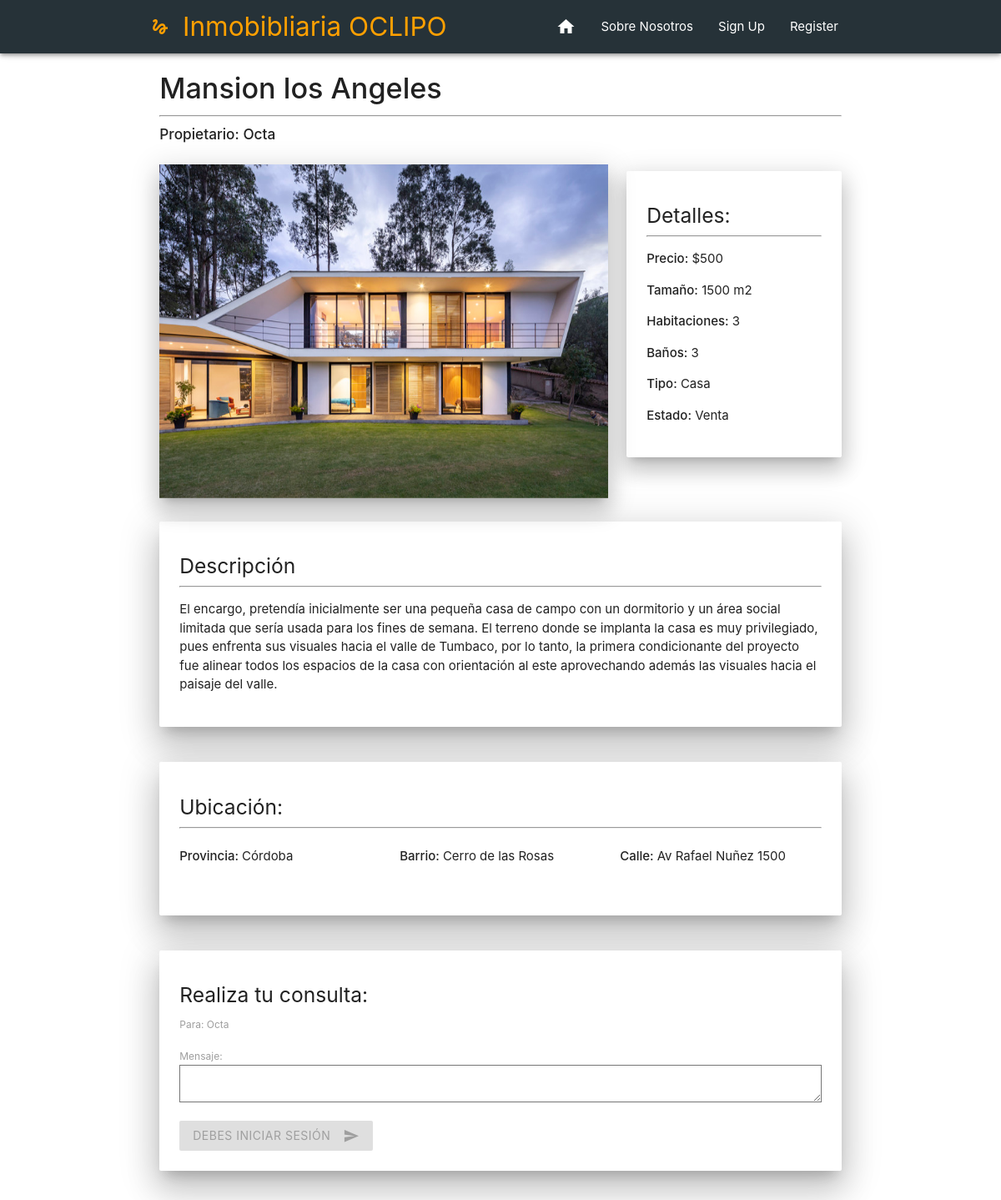
The app's page /propiedad/29, older data.
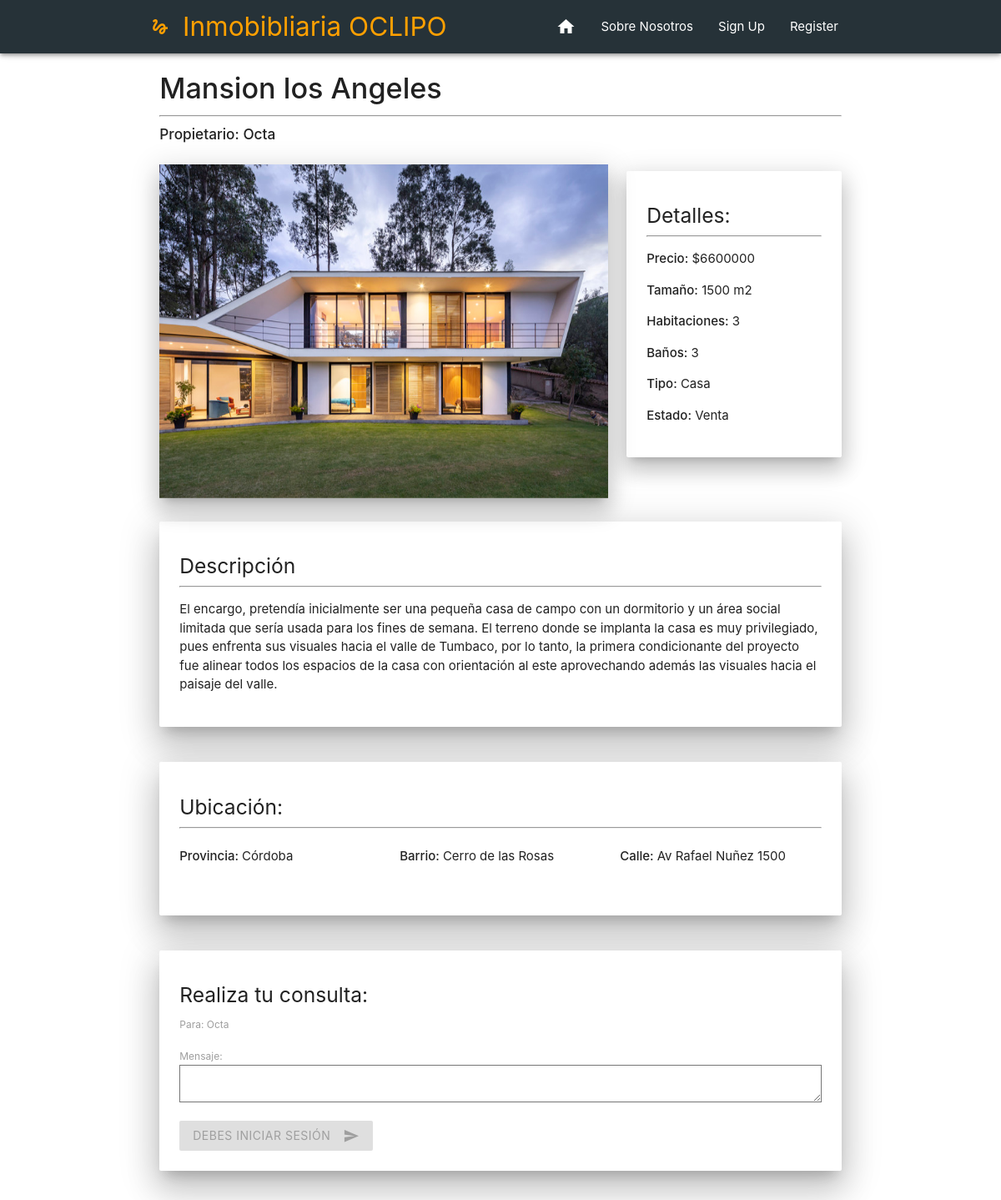
The same page, newer data.
### Inmobibliaria/models.py (models this page shows, shortened)
class Propiedad(models.Model):
    usuario = models.ForeignKey(User, on_delete=models.CASCADE, null=False)
    titulo = models.CharField(max_length=20)
    precio = models.IntegerField()
    ubicacion = models.ForeignKey('Ubicacion', on_delete=models.CASCADE, null=False)
    barrio = models.CharField(max_length=30)
    calle = models.CharField(max_length=30)
    numero = models.IntegerField()
    tipo = models.CharField(max_length=12,choices=TIPO_CHOICES)
    estado = models.CharField(max_length=8,choices=STATUS_CHOICES)
    habitaciones = models.IntegerField()
    baños = models.IntegerField()
    tamaño = models.IntegerField()
    descripcion = models.TextField(max_length=2000)
    fecha = models.DateTimeField(auto_now_add=True)

class Ubicacion(models.Model):
    provincia = models.CharField(max_length=30)

### Inmobibliaria/views.py (the view)
# urls.py: path("propiedad/<str:id>", views.propiedadview),
def propiedadview(request,id):
    propiedad = Propiedad.objects.get(id = id)
    imagenesLibro = Imagen.objects.filter(propiedad = propiedad)
    indiceEnCarusel = ["#one", "#two", "#three"] #El carusel necesita esos datos en el href para funcionar
    if request.method == 'POST':
        form = ComentarioModelForm(request.POST)
        current_user = get_object_or_404(User, pk = request.user.pk)
        if form.is_valid():
            created_comentario = form.save(commit=False)
            created_comentario.user = current_user
            created_comentario.propiedad = propiedad
            if created_comentario.user != created_comentario.propiedad.usuario:
                created_comentario.save()
                subject = "Has recibido una consulta de tu propiedad " + propiedad.titulo
                message = "De: " + created_comentario.user.username + "\nCorreo: "+ created_comentario.user.email + "\n" + created_comentario.mensaje
                email_from = settings.EMAIL_HOST_USER
                recipient_list = [propiedad.usuario.email]
                send_mail(subject, message, email_from, recipient_list)
                messages.success(request, f'Tu consulta ha sido enviada!')
                return redirect('/')
            else:
                messages.success(request, f'No puedes consultar una propiedad tuya')
    else:
        form = ComentarioModelForm()
    return render(request,"Inmobibliaria/propiedad.html",{"propiedad":propiedad, "imagenes": imagenesLibro,"indiceEnCarusel":indiceEnCarusel,"host": request.get_host(),"form":form})

### Inmobibliaria/forms.py
class ComentarioModelForm(forms.ModelForm):
	class Meta:
		model = Comentario
		fields = ['mensaje']

### Inmobibliaria/templatetags/index.py (called while the page is built)
@register.filter
def index(indexable, i):
    return indexable[i]

### Inmobibliaria/templates/Inmobibliaria/propiedad.html (shortened to what this page needs)
{% extends 'Inmobibliaria/base.html' %}
{% block content %}
<div class="container">
<div class="row">
    <div class="col s12 m12">
        <h4><strong>{{propiedad.titulo}}</strong></h4><hr>
        <h6><strong> Propietario: {{propiedad.usuario}}</strong></h6>
    </div>
</div>
<div class="row">
    <div class="col s12 m8">
        <div class="carousel carousel-slider z-depth-4">
        {% load index %}
        {% for imagen in imagenes %}
        <a class="carousel-item " href="{{ indiceEnCarusel|index:forloop.counter0 }}"><img src = "http://{{ host }}/media/{{ imagen.foto }}" width="100%" height="400"></a>
        {% endfor %}
        </div>
    </div>
    <div class="col s12 m4">
        <div class="card-panel z-depth-4">
        <h5>Detalles: </h5><hr>
        <p><strong>Precio:</strong> ${{propiedad.precio}}</p>
        <p><strong>Tamaño:</strong> {{propiedad.tamaño}} m2</p>
        <p><strong>Habitaciones:</strong> {{propiedad.habitaciones}}</p>
        <p><strong>Baños:</strong> {{propiedad.baños}}</p>
        <p><strong>Tipo:</strong> {{propiedad.tipo}}</p>
        <p><strong>Estado:</strong> {{propiedad.estado}}</p>
      </div>
    </div>
</div>
<div class="row">
    <div class="col s12 m12">
        <div class="card-panel white z-depth-5">
        <h5>Descripción</h5><hr>
        <p>{{propiedad.descripcion}}</p>
      </div>
    </div>
</div>
<div class="row">
    <div class="col s12 m12">
        <div class="card-panel white z-depth-5">
            <h5>Ubicación:</h5><hr>
            <div class="row">
            <div class="col s12 m4">
                <p><strong>Provincia: </strong>{{propiedad.ubicacion.provincia}}</p>
            </div>
            <div class="col s12 m4">
                <p><strong>Barrio: </strong>{{propiedad.barrio}}</p>
            </div>
            <div class="col s12 m4">
                <p><strong>Calle: </strong>{{propiedad.calle}} {{propiedad.numero}}</p>
            </div>
            </div>
        </div>
    </div>
</div>
<div class="row">
    <div class="col s12 m12">
        <div class="card-panel white z-depth-5">
            <h5>Realiza tu consulta:</h5>
            <label>Para: {{propiedad.usuario}}</label>
            <form method="post">
                {{ form.as_p }}
                {% if user.is_authenticated %}
                    <button class="btn waves-effect waves-light" type="submit" id="submit">Solicitar Información<i
                    class="material-icons right">send</i></button>
                {% else %}
                    <button class="btn waves-effect waves-light disabled" type="submit" id="submit">Debes iniciar sesión<i
                    class="material-icons right">send</i></button>
                {% endif %}
            </form>
        </div>
    </div>
</div>
{% endblock %}

Row changes from the older to the newer data that the page shows:
changed Propiedad "Mansion los Angeles": precio "500" → "6600000"
